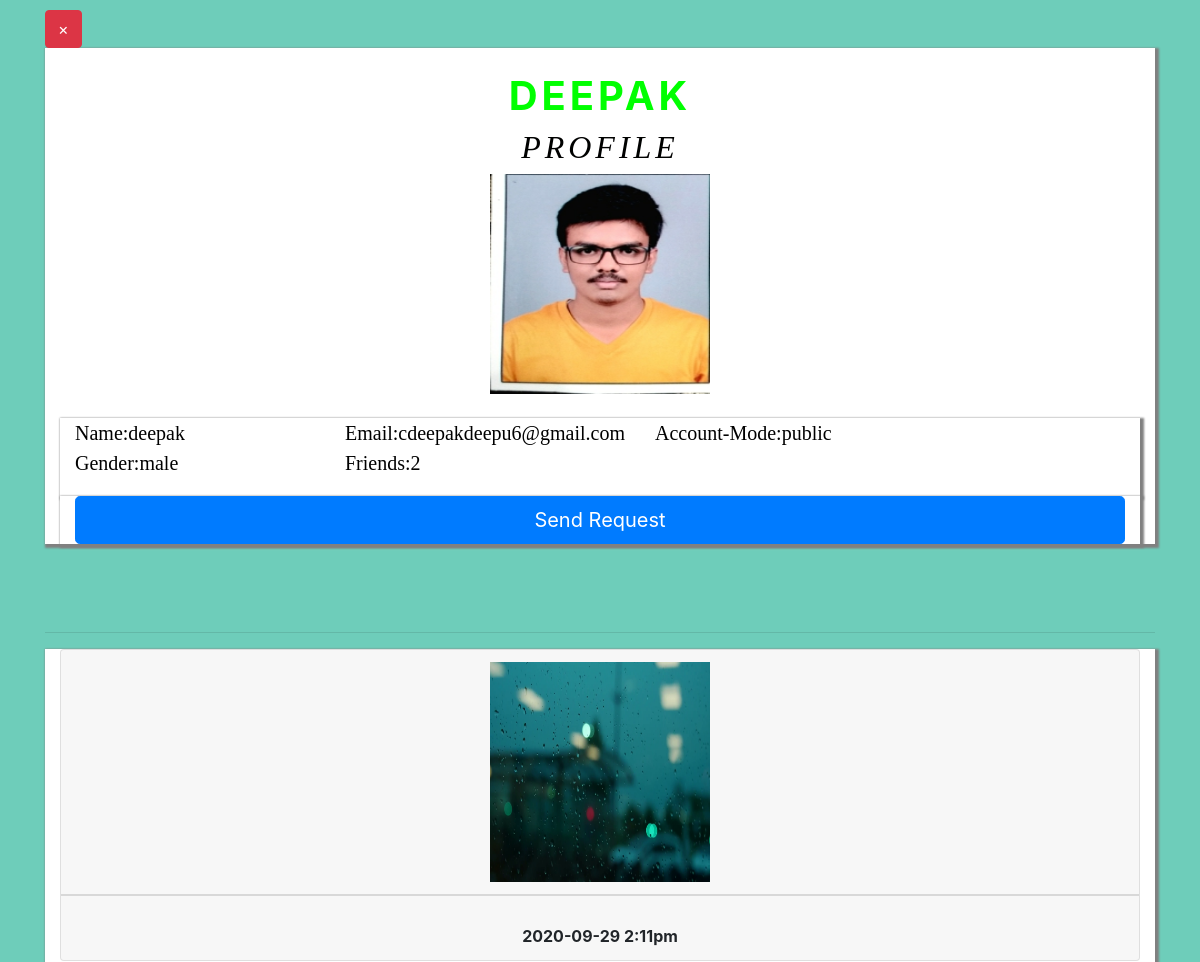
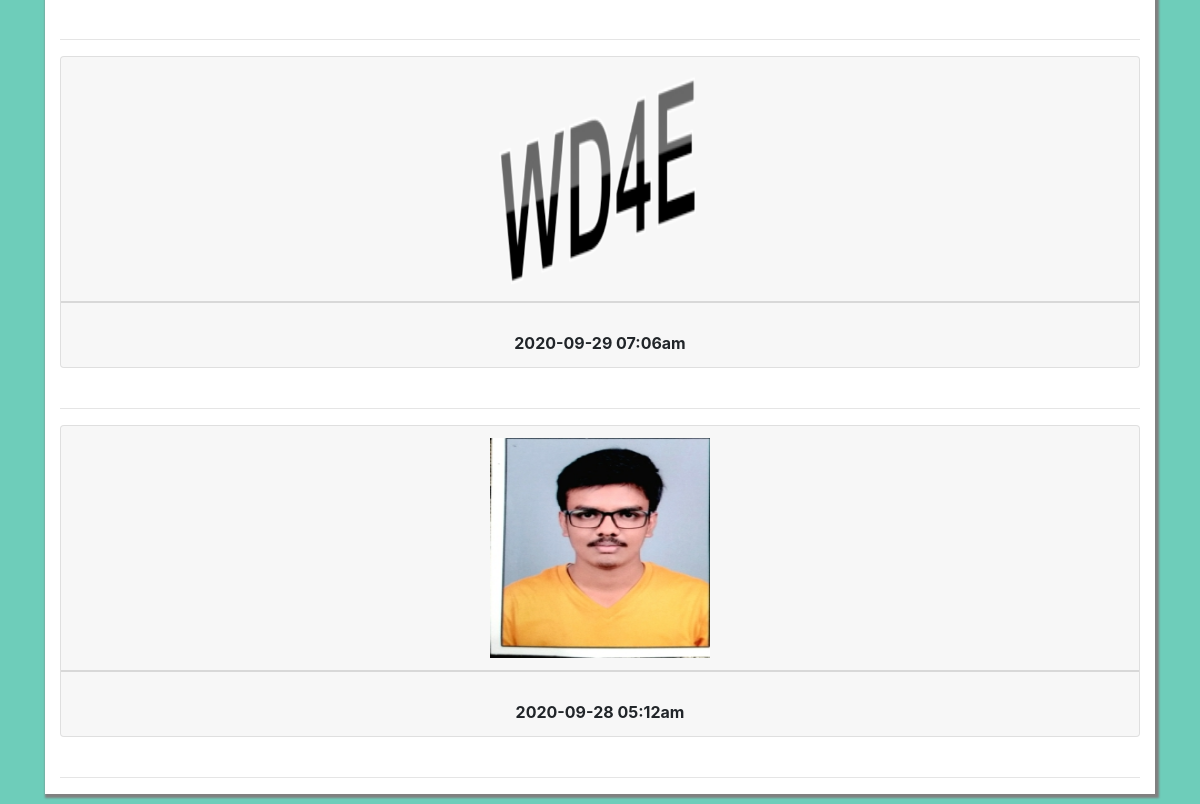
The page /friendpage.php?email=cdeepakdeepu6@gmail.com on the database its author committed (2 pictures, top to bottom).
### tables this page shows
CREATE TABLE `post` (
  `images` varchar(255) DEFAULT NULL,
  `text` varchar(255) DEFAULT NULL,
  `pemail` varchar(255) DEFAULT NULL,
  `timep` timestamp(6) NOT NULL DEFAULT CURRENT_TIMESTAMP(6) ON UPDATE CURRENT_TIMESTAMP(6),
  `pid` int(255) NOT NULL
);

### friendpage.php (the view, shortened to what this page needs)
<?php
include("process.php");
$email=$_GET['email'];
?>
<!DOCTYPE html>
<html>
 <head>
 </head>
 <link rel="stylesheet" href="https://stackpath.bootstrapcdn.com/bootstrap/4.5.0/css/bootstrap.min.css">
<link rel="stylesheet" href="https://cdnjs.cloudflare.com/ajax/libs/font-awesome/4.7.0/css/font-awesome.min.css">
<body>
<div class="container  main " id="post">
<a href='userpage.php?get=view' class='btn btn-danger'>&times;</a>
   <div class="row" id="post1">
     <div class="col-12 col-sm-12 " ></br>
     <form action="" method="post" class='text-center' enctype="multipart/form-data">
      <?php
        $sl="select * from login where email='$email'";
        $result=mysqli_query($conn,$sl) or die(mysqli_error($sl));
        while($row=mysqli_fetch_array($result))
        {   ?>
        <h1 class='text-center'><?php echo $row['name']?></h1><span><h2 style="text-align:center;">Profile</h2></span>
            <?php
            if(empty($row['image']) && $row['gender']=='male')
            echo "<img src='man.jpg'>";
            else if(empty($row['image']) && $row['gender']=='female')
            echo "<img src='woman.jpg'>";
            else
            echo "<img src='image/".$row['image']."'>";
        }
      ?>
      </form>
      </div>
        <div class="col-12" class='text-left'>
        <form action="" method="post"  enctype="multipart/form-data">
      <?php
        $sl="select * from login where email='$email'";
        $result=mysqli_query($conn,$sl) or die(mysqli_error($sl));
        $rf="select * from friends where toemail='$email' and response=1 or (fremail='$email' and response=1)";
        $result2=mysqli_query($conn,$rf) or die(mysqli_error($conn));
        $count=mysqli_num_rows($result2);
        while($row=mysqli_fetch_array($result))
        {   ?>
               <div class="conatiner-fluid">
               <div class="row">
                  <div class="col-12 col-sm-3">
                 Name:<?php echo $row['name']?>
                  </div>
                  <div class="col-12 col-sm-3">
                  Email:<?php echo $row['email']?>
                  </div>
                  <div class="col-12 col-sm-3">
                  Account-Mode:<?php echo $row['mode']?>
                  </div>
                  <div class="col-12 col-sm-3">
                  Gender:<?php echo $row['gender']?>
                  </div></br>
                  <div class="col-12 col-sm-3">
                  Friends:<?php echo $count;?>
                  </div></br>
               </div>
               <div class="row">
               <div class="col-12">
              <?php
              if($email==$_SESSION['email'])
              {
                ?>
                <script>
                      document.getElementById("form").style.display="none";
                </script>
                <div class="alert alert-info text-center">
                   <strong>Your Profile</strong>
                </div>
                <?php
              }
              else
              {
                echo "<form id='form'>";
             ?>  <script>
          </script><?php
          $n=1;
            $st="select * from friends where toemail='".$_SESSION['email']."' and fremail='$email' and response='$n' or (toemail='$email' and fremail='".$_SESSION['email']."' and response='$n')";
            $resulttp=mysqli_query($conn,$st) or die(mysqli_error($conn));
            if(mysqli_num_rows($resulttp)==1)
           {?>
             <center><a href='message.php?email=<?php echo $email?>'><i class='fa fa-send fa-2x'></i></a></br></center>
           </br>
            <a  class='btn btn-success btn-lg btn-block' role='button' href=''>Friend's</a>
          <?php
            }
          else{
            $sb="select * from friends where toemail='".$_SESSION['email']."' and fremail='$email' and response=0";
            $resultsb=mysqli_query($conn,$sb) or die(mysqli_error($conn));
            if($row=mysqli_num_rows($resultsb))
            {
              ?>
           <a  class='btn btn-secondary btn-lg btn-block' role='button' href='sendrequest.php?email=<?php echo $email?>'>Respond</a>
            <?php
            }
          else
         {
              ?>
            <?php
            $sd="select * from friends where toemail='$email' and fremail='".$_SESSION['email']."'";
            $result3=mysqli_query($conn,$sd) or die(mysqli_error($conn));
             if(mysqli_num_rows($result3)==0)
            {
              ?>
           <a  class='btn btn-primary btn-lg btn-block' role='button' href='sendrequest.php?email=<?php echo $email?>'>Send Request</a>
            <?php
            }
             else
             {
            ?>
            <a class='btn btn-outline-danger btn-lg btn-block' role='button' href='sendrequest.php?email=<?php echo $email?>'>Unsend Request</a>
             <?php
             }
            ?>
               </div>
               </div>
               </div>
            <?php
              }
          }
            echo "</form>";
        }
      ?>
      <?php
        }
   ?>
        </div>
      </div>
      <hr>
      <div class='row'>
      <div class="col-12 col-sm-12 text-center">
       <?php
      $sk="select * from friends where toemail='".$_SESSION['email']."' and fremail='$email' and response=1 or (fremail='".$_SESSION['email']."' and toemail='$email'  and response=1) ";
      $resulty=mysqli_query($conn,$sk) or die(mysqli_error($conn));
      $count=mysqli_num_rows($resulty);
      if($count>0)
      {   $sh="select * from post where pemail='$email' order by timep desc";
        $resutl=mysqli_query($conn,$sh) or die(mysqli_error($conn));
        while($row=mysqli_fetch_array($resutl))
       {
          if(!empty($row['images']))
           {
             ?>
             <div class="card">
              <div class="card-header">
            <?php echo "<img class='insideimg' src='image/".$row['images']."'>"; ?>
             </div>
             <div class="card-footer">
                     <?php if(!empty($row['text'])) ?>
                       <p><?php echo $row['text']?></p>
            <b><?php
           $time=12-substr($row['timep'],11,2);
           if($time==0) $time=12;
            if($time>0 )
           echo substr($row['timep'],0,16)."am";
           else
             echo substr($row['timep'],0,11).substr($time,1,10).":".substr($row['timep'],14,2)."pm";?></b>
           </div>
           </div>
             </br>
             <hr>
               <?php
           }
           else
           { ?>
               <h2>No Recent Posts Till Now</h2>;
           <?php
           }
          }
      }
     else{
       $sd="select * from post,login where pemail='$email' and email='$email'  order by timep desc";
       $result2=mysqli_query($conn,$sd) or die(mysqli_error($conn));
       while($row=mysqli_fetch_array($result2))
       {  if($row['mode']=="public")
        {
           if(!empty($row['images']))
           {
             ?>
             <div class="card">
              <div class="card-header">
            <?php echo "<img class='insideimg' src='image/".$row['images']."'>"; ?>
             </div>
             <div class="card-footer">
            <b><?php
           $time=12-substr($row['timep'],11,2);
            if($time>0 )
           echo substr($row['timep'],0,16)."am";
           else
             echo substr($row['timep'],0,11).substr($time,1,10).":".substr($row['timep'],14,2)."pm";?></b>
           </div>
           </div>
             <hr>
               <?php
           }
           else
           { ?>
               <h2>No Recent Posts Till Now</h2>;
           <?php
           }
        }
        else
        {
            ?>
            <h2>This Account Is Private</h2>;
        <?php
        }
       }
      }
      ?>
    </div>
      </div>
      </div>
</body>
</html>

### friendpage.php (style rules this page uses)
body { background-color:#6ECDBA ; }
.main { margin:10px auto; }
.row { background-color:#ffffff; box-shadow:2px 2px 2px 2px grey; width:100%; margin:auto; }
.main h1 { font-style:verdana; font-weight:bold; letter-spacing:4px; color:lime; text-transform:uppercase; }
.main h2 { font-family:verdana; font-weight:50; letter-spacing:4px; color:#000100; font-style:italic; text-transform:uppercase; }
.main .row img { height:220px; max-width:220px; width:100%; }
.col-sm-3 { font-size:20px; font-weight:100; max-width:600px; width:100%; font-family:verdana; color:#000000; }

### rows shown on the page
post: images (picture), timep "2020-09-29", timep "2", timep "11"
post: images (picture), timep "2020-09-29 07:06"
post: images (picture), timep "2020-09-28 05:12"

### other values the page prints
$row['name'] "DEEPAK"
$row['name'] "deepak"
$row['email'] "cdeepakdeepu6@gmail.com"
$row['mode'] "public"
$row['gender'] "male"
